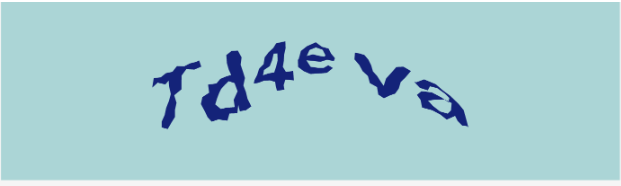
#> input picture 爬蟲/image-1.png, 621 x 186 px, found by its file name
$ python captcha_test1.py
#> lines starting #> are read from the running program, lines starting #| are printed output that depends on the picture
from PIL import Image
import pytesseract

pytesseract.pytesseract.tesseract_cmd = "C:\\Program Files\\Tesseract-OCR\\tesseract.exe"


img = Image.open(r"D:\More Document\Python\宏碁班\課程講義\練習題\Start_Over\爬蟲\image-1.png")
#> img is the input picture: PIL image 621x186 RGBA; mean R, G, B, A 167.5, 206.4, 211.2, 255
img = img.convert("L")
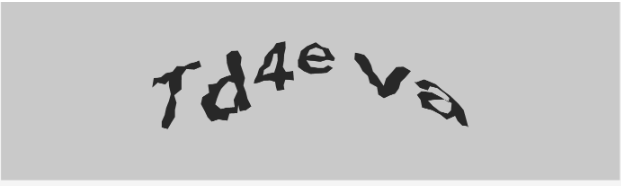
#> img: PIL image 621x186 L; min 40, max 255, mean 195.7
#> (the run stopped early here; a loop or call above may not have finished)
